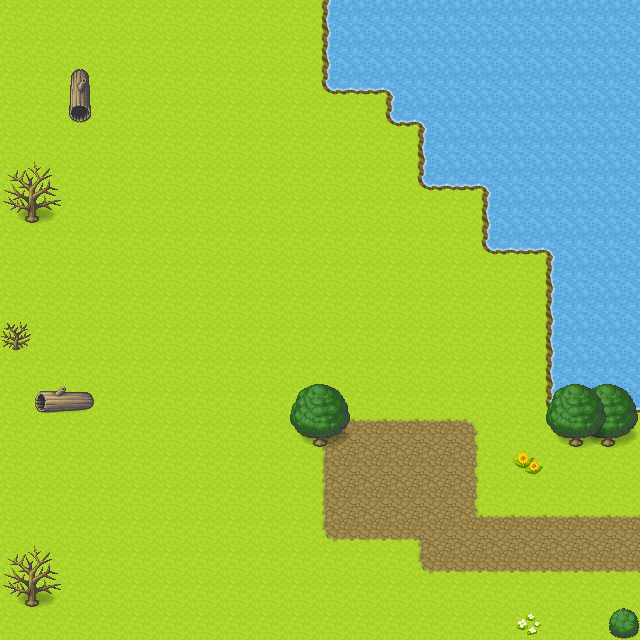

A level layout from a 2D game, rendered from its tile map. Below: a short description, then the map file with tile-grid data replaced by summaries:
An orthogonal 20x20 tile map with 32x32 px tiles, 4 tile layers (Tile Layer 1, Tile Layer 2, Tile Layer 3, Tile Layer 4), 3 tilesets and 1 object (event).

<map version="1.10" tiledversion="1.10.2" orientation="orthogonal" renderorder="right-down" width="20" height="20" tilewidth="32" tileheight="32" infinite="0" nextlayerid="7" nextobjectid="3">
 <tileset firstgid="1" source="[A]Water_pipo.tsx" />
 <tileset firstgid="3073" source="[Base]BaseChip_pipo.tsx" />
 <tileset firstgid="4073" source="[A]Dirt_pipo.tsx" />
 <layer id="1" name="Tile Layer 1" width="20" height="20">
  <data>[400 cells, 400 non-empty, 1 distinct tile ids]</data>
 </layer>
 <layer id="2" name="Tile Layer 2" width="20" height="20">
  <data>[400 cells, 109 non-empty, 15 distinct tile ids]</data>
 </layer>
 <layer id="4" name="Tile Layer 3" width="20" height="20">
  <data>[400 cells, 24 non-empty, 16 distinct tile ids]</data>
 </layer>
 <layer id="5" name="Tile Layer 4" width="20" height="20">
  <data>[400 cells, 4 non-empty, 4 distinct tile ids]</data>
 </layer>
 <objectgroup id="6" name="Object Layer 1">
  <object id="1" name="EV-3" type="event" x="200" y="105.405">
   <point />
  </object>
 </objectgroup>
</map>
